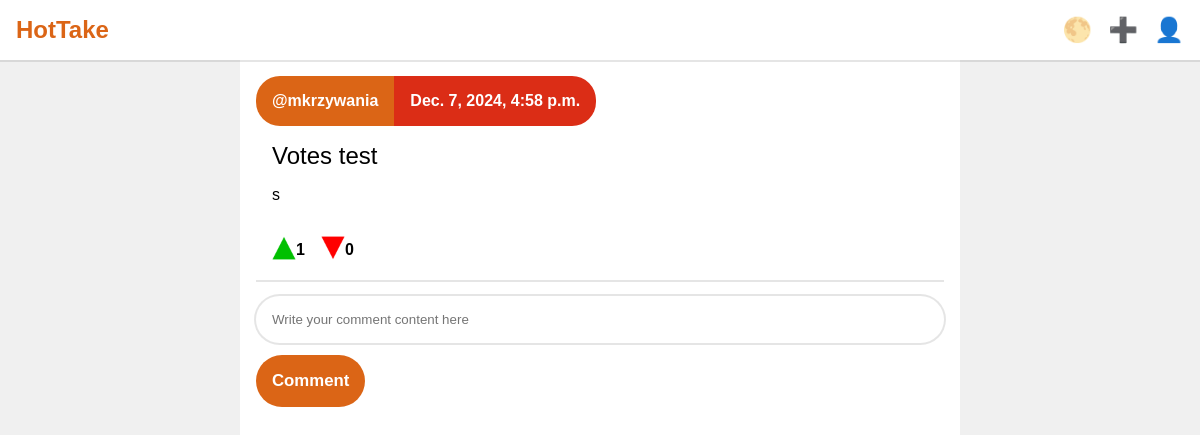
/post/7 (signed in), run on an earlier commit of the app's database.
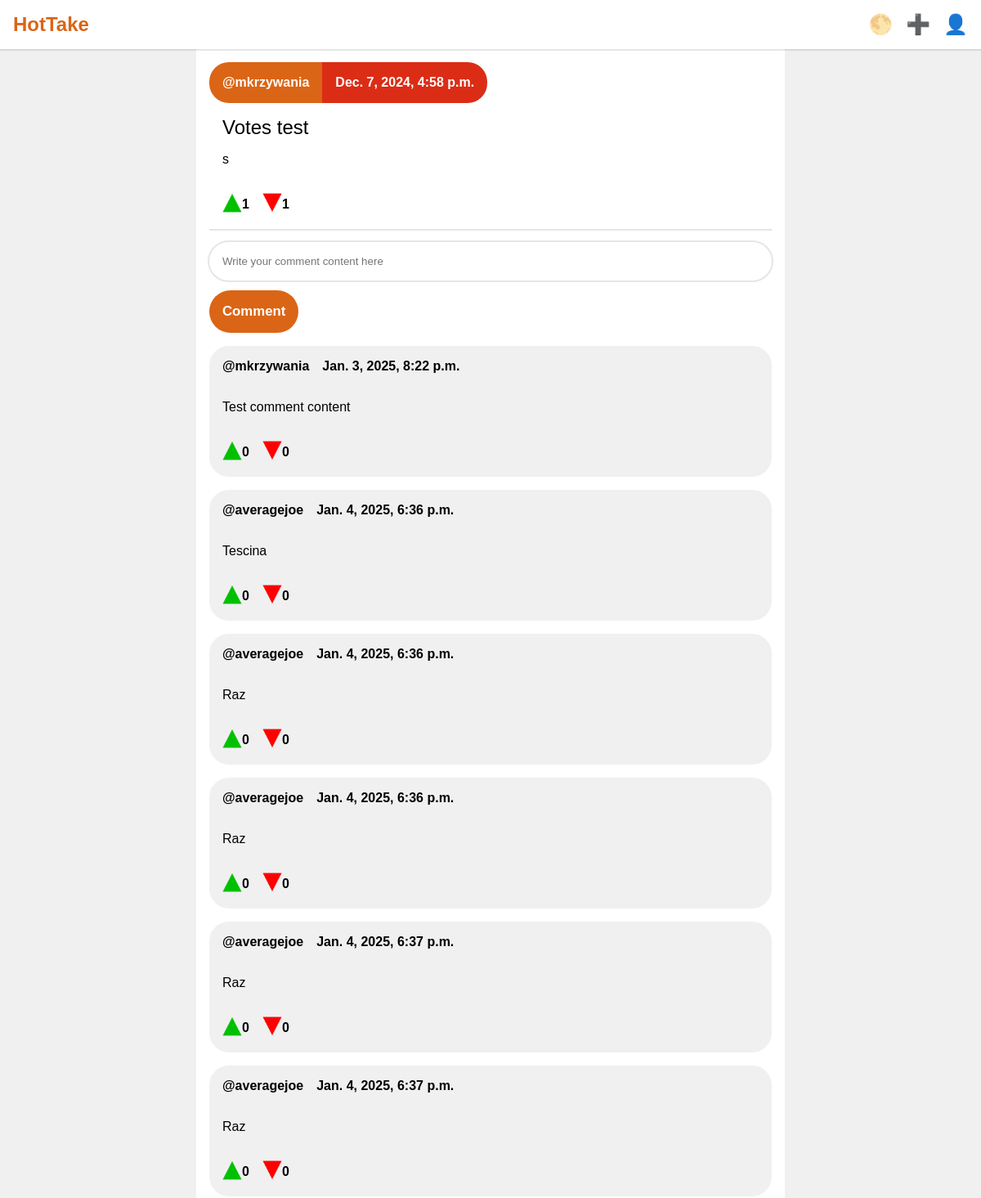
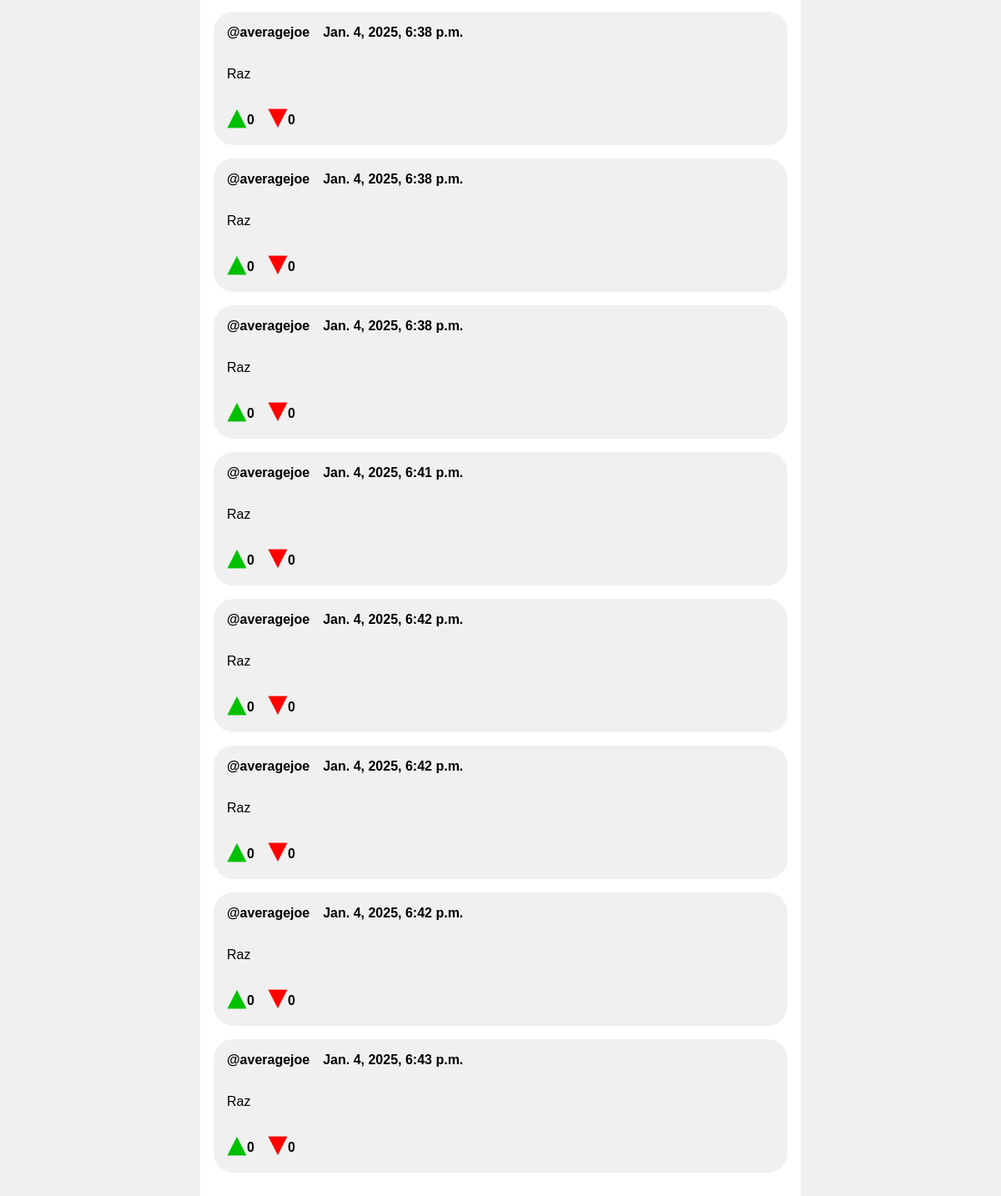
And on a later commit of the database (2 pictures, top to bottom).
### app/models.py (models this page shows, shortened)
class Post(models.Model):
    author = models.ForeignKey(User, on_delete=models.CASCADE)
    title = models.CharField(max_length=50)
    body = models.TextField()
    date = models.DateTimeField()
    upvotes = models.IntegerField(default = 0)
    downvotes = models.IntegerField(default = 0)
    voters = JSONField(default=dict);

class Comment(models.Model):
    post = models.ForeignKey(Post, on_delete=models.CASCADE)
    author = models.ForeignKey(User, on_delete=models.CASCADE)
    body = models.TextField()
    date = models.DateTimeField()
    upvotes = models.IntegerField(default = 0)
    downvotes = models.IntegerField(default = 0)
    voters = JSONField(default=dict);

### app/views.py (the view, shortened to what this page needs)
# urls.py: path('post/<int:post_id>', views.post_info, name='post_info')
def post_info(request, post_id):
    template = loader.get_template('app/post.html')
    context = {
        "post": Post.objects.get(pk=post_id),
        "comments": Comment.objects.filter(post=Post.objects.get(pk=post_id))
    }
    return HttpResponse(template.render(context, request))

### app/templates/app/post.html (shortened to what this page needs)
{% extends "app/home.html" %}
{% load static %}
{% block content %}
<div class="post">
    <div class="info">
        <div class="author">
            <a href={% url 'user_info' username=post.author.username %}>@{{ post.author }}</a>
        </div>
        <div class="date">
            {{ post.date }}
        </div>
    </div>
    <div class="post-content">
        <div class="title">
            {{ post.title }}
        </div>
        <div class="post-body">
            {{ post.body }}
        </div>
    </div>
    <div class="votes">
        <div class="upvote" data-post-id="{{ post.id }}">
            <div class="symbol"><img src="{% static 'app/img/trianglegreen.png' %}" alt="upvote"></div>
            <div class="count">{{ post.upvotes }}</div>
        </div>
        <div class="downvote" data-post-id="{{ post.id }}">
            <div class="symbol"><img src="{% static 'app/img/trianglered.png' %}" alt="downvote"></div>
            <div class="count">{{ post.downvotes }}</div>
        </div>
    </div>
</div>
<form method="POST" class="create-comment">
    <textarea name="body" id="body" placeholder="Write your comment content here" cols="5" rows="1" maxlength="5000"></textarea>
    <input type="submit" value="Comment" class="btn">
</form>
{% for comment in comments %}
<div class="comment">
    <div class="commenter-info">
        <div class="username">
            <a href="{% url 'user_info' username=comment.author.username %}">@{{ comment.author }}</a>
        </div>
        <div class="date">
            {{ comment.date  }}
        </div>
    </div>
    <div class="content">
        {{ comment.body }}
    </div>
    <div class="votes">
        <div class="upvote" data-comment-id="{{ comment.id }}">
            <div class="symbol"><img src="{% static 'app/img/trianglegreen.png' %}" alt="upvote"></div>
            <div class="count">{{ comment.upvotes }}</div>
        </div>
        <div class="downvote" data-comment-id="{{ comment.id }}">
            <div class="symbol"><img src="{% static 'app/img/trianglered.png' %}" alt="downvote"></div>
            <div class="count">{{ comment.downvotes }}</div>
        </div>
    </div>
</div>
{% endfor %}
{% endblock %}

### app/templates/app/home.html (shortened to what this page needs)
{% load static %}
<!DOCTYPE html>
<html lang="en">
<head>
    <link rel="stylesheet" href=" {% static 'app/css/main.css' %} ">
</head>
<body>
    <div class="wrapper" data-theme="light">
        <div class="header">
            <div class="title"><a href={{"/home/"}}>HotTake</a></div>
            <div class="menu">
                <span id="theme-selector">🌕</span>
                <a href={{"/create/"}}>➕</a>
                <a href="{% url 'user_info' username=user %}">👤</a>
            </div>
        </div>
        <div class="body">
            <div class="article">
                {% block content %}{% endblock %}
            </div>
        </div>
    </div>
</body>
</html>

### app/static/app/css/main.css (style rules this page uses)
* { margin: 0; padding: 0; box-sizing: border-box; font-family: Arial, Helvetica, sans-serif; }
html, body { height: 100%; overflow-x: hidden; }
.wrapper { display: flex; flex-direction: column; }
.wrapper .header { position: sticky; top: 0; background-color: white; display: flex; padding: 1rem; font-size: 1.5rem; box-shadow: 0px 2px 0px 0px rgba(0,0,0,0.1); z-index: 2; }
.wrapper .header .title { display: flex; align-items: center; justify-content: flex-start; width: 50%; }
.wrapper .header .title a { text-decoration: none; font-weight: 900; color: rgb(219, 101, 22); }
.wrapper .header .menu { display: flex; align-items: center; justify-content: flex-end; width: 50%; }
.wrapper .header .menu a { text-decoration: none; margin: 0 0 0 1rem; }
.wrapper .body { display: flex; align-items: center; justify-content: center; background-color: rgb(240, 240, 240); height: 100%; overflow-y: auto; }
.wrapper .body .article { display: flex; flex-direction: column; height: 100%; padding: 1rem; width: 100%; box-sizing: border-box; overflow-y: auto; background-color: white; }
@media only screen and (min-width: 1080px) { .wrapper .body .article { width: 60%; } }
.wrapper .body .article .info { display: flex; align-items: center; font-weight: 900; color: white; overflow: hidden; align-items: stretch; }
.wrapper .body .article .info .author { background-color: rgb(219, 101, 22); padding: 1rem; border-radius: 1.5rem 0 0 1.5rem; display: flex; align-items: center; justify-content: center; }
.wrapper .body .article .info .author a { color: white; text-decoration: none; }
.wrapper .body .article .info .date { background-color: rgb(219, 45, 22); padding: 1rem; border-radius: 0 1.5rem 1.5rem 0; display: flex; align-items: center; justify-content: center }
.wrapper .body .article .post { margin-bottom: 1rem; box-shadow: 0px 2px 0px 0px rgba(0,0,0,0.1); }
.wrapper .body .article .post .title { font-size: 1.5rem; margin: 0 0 1rem 0; }
.wrapper .body .article .post .post-content { width: 100%; padding: 1rem; }
.wrapper .body .article .votes, .wrapper .body .article .post .downvote, .wrapper .body .article .post .upvote { display: flex; user-select: none; }
.wrapper .body .article .votes .upvote, .wrapper .body .article .post .votes .downvote { justify-content: center; align-items: center; }
.wrapper .body .article .votes .upvote { margin-right: 1rem; }
.wrapper .body .article .votes { font-weight: 800; padding: 1rem; }
.wrapper .body .article .votes img { width: 1.5rem; height: 1.5rem; }
.wrapper .body .article .votes .upvote img { transform: scaleY(-1); }
.wrapper .body .article .votes .upvote, .wrapper .body .article .votes .downvote { display: flex; justify-content: center; align-items: center; }
.wrapper { height: 100%; }
.wrapper .body .article .comment { border-radius: 1.5rem; background-color: rgb(240, 240, 240); display: flex; flex-direction: column; margin-bottom: 1rem; }
.wrapper .body .article .comment .commenter-info { display: flex; padding: 1rem; font-weight: 900; }
.wrapper .body .article .comment .commenter-info .username a { color: black !important; text-decoration: none !important; }
.wrapper .body .article .comment .commenter-info .date { margin-left: 1rem; }
.wrapper .body .article .comment .content { padding: 1rem; }
.wrapper .body .article .create-comment textarea { border: 0; background-color: white; box-shadow: 0px 0px 0px 2px rgba(0,0,0,0.1); padding: 1rem; border-radius: 1.5rem; transition: box-shadow 300ms ease-in-out; resize: none; width: 100%; }
.wrapper .body .article .create-comment .btn { background-color: rgb(219, 101, 22); border-radius: 2rem; border: none; padding: 1rem; color: white; font-weight: 800; font-size: 1.05rem; transition: 300ms ease-in-out; margin: 0.5rem 0 1rem 0; }

What changed in the data, as far as the page shows it:
changed Post "Votes test": downvotes "0" → "1"
added Comment: author "mkrzywania", date "Jan. 3, 2025, 8:22 p.m.", body "Test comment content", upvotes "0", downvotes "0"
added Comment: author "averagejoe", date "Jan. 4, 2025, 6:36 p.m.", body "Tescina", upvotes "0", downvotes "0"
added Comment: author "averagejoe", date "Jan. 4, 2025, 6:36 p.m.", body "Raz", upvotes "0", downvotes "0"
added Comment: author "averagejoe", date "Jan. 4, 2025, 6:36 p.m.", body "Raz", upvotes "0", downvotes "0"
added Comment: author "averagejoe", date "Jan. 4, 2025, 6:37 p.m.", body "Raz", upvotes "0", downvotes "0"
added Comment: author "averagejoe", date "Jan. 4, 2025, 6:37 p.m.", body "Raz", upvotes "0", downvotes "0"
added Comment: author "averagejoe", date "Jan. 4, 2025, 6:38 p.m.", body "Raz", upvotes "0", downvotes "0"
added Comment: author "averagejoe", date "Jan. 4, 2025, 6:38 p.m.", body "Raz", upvotes "0", downvotes "0"
added Comment: author "averagejoe", date "Jan. 4, 2025, 6:38 p.m.", body "Raz", upvotes "0", downvotes "0"
added Comment: author "averagejoe", date "Jan. 4, 2025, 6:41 p.m.", body "Raz", upvotes "0", downvotes "0"
added Comment: author "averagejoe", date "Jan. 4, 2025, 6:42 p.m.", body "Raz", upvotes "0", downvotes "0"
added Comment: author "averagejoe", date "Jan. 4, 2025, 6:42 p.m.", body "Raz", upvotes "0", downvotes "0"
added Comment: author "averagejoe", date "Jan. 4, 2025, 6:42 p.m.", body "Raz", upvotes "0", downvotes "0"
added Comment: author "averagejoe", date "Jan. 4, 2025, 6:43 p.m.", body "Raz", upvotes "0", downvotes "0"
